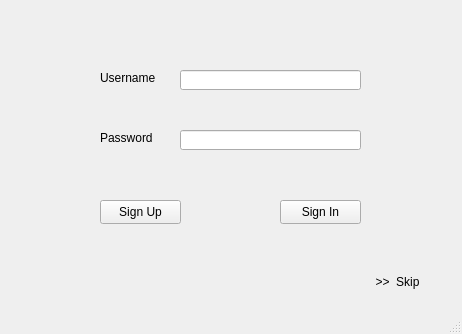
<?xml version="1.0" encoding="UTF-8"?>
<ui version="4.0">
 <class>LoginWindow</class>
 <widget class="QMainWindow" name="LoginWindow">
  <property name="geometry">
   <rect>
    <x>0</x>
    <y>0</y>
    <width>462</width>
    <height>334</height>
   </rect>
  </property>
  <property name="windowTitle">
   <string>Login</string>
  </property>
  <widget class="QWidget" name="centralwidget">
   <widget class="QLabel" name="usernameLabel">
    <property name="geometry">
     <rect>
      <x>100</x>
      <y>70</y>
      <width>71</width>
      <height>16</height>
     </rect>
    </property>
    <property name="text">
     <string>Username</string>
    </property>
   </widget>
   <widget class="QLabel" name="passwordLabel">
    <property name="geometry">
     <rect>
      <x>100</x>
      <y>130</y>
      <width>71</width>
      <height>16</height>
     </rect>
    </property>
    <property name="text">
     <string>Password</string>
    </property>
   </widget>
   <widget class="QLineEdit" name="usernameLineEdit">
    <property name="geometry">
     <rect>
      <x>180</x>
      <y>70</y>
      <width>181</width>
      <height>20</height>
     </rect>
    </property>
   </widget>
   <widget class="QLineEdit" name="passwordLineEdit">
    <property name="geometry">
     <rect>
      <x>180</x>
      <y>130</y>
      <width>181</width>
      <height>20</height>
     </rect>
    </property>
   </widget>
   <widget class="QPushButton" name="signUpButton">
    <property name="geometry">
     <rect>
      <x>100</x>
      <y>200</y>
      <width>81</width>
      <height>24</height>
     </rect>
    </property>
    <property name="text">
     <string>Sign Up</string>
    </property>
   </widget>
   <widget class="QPushButton" name="signInButton">
    <property name="geometry">
     <rect>
      <x>280</x>
      <y>200</y>
      <width>81</width>
      <height>24</height>
     </rect>
    </property>
    <property name="text">
     <string>Sign In</string>
    </property>
   </widget>
   <widget class="QPushButton" name="skipButton">
    <property name="geometry">
     <rect>
      <x>360</x>
      <y>270</y>
      <width>75</width>
      <height>24</height>
     </rect>
    </property>
    <property name="text">
     <string>&gt;&gt;  Skip</string>
    </property>
    <property name="flat">
     <bool>true</bool>
    </property>
   </widget>
  </widget>
  <widget class="QStatusBar" name="statusbar"/>
 </widget>
 <resources/>
 <connections/>
</ui>
